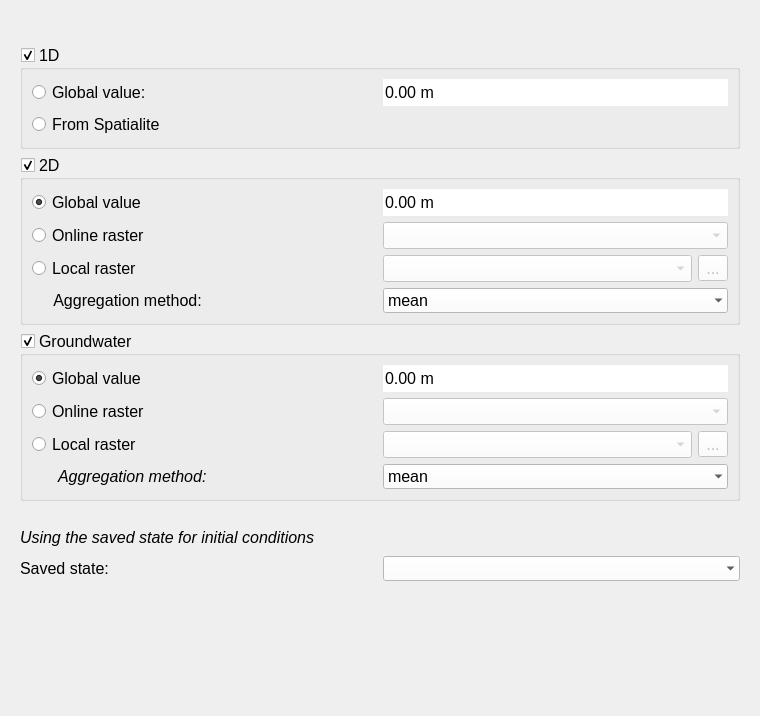
<?xml version="1.0" encoding="UTF-8"?>
<ui version="4.0">
 <class>Form</class>
 <widget class="QWidget" name="Form">
  <property name="geometry">
   <rect>
    <x>0</x>
    <y>0</y>
    <width>760</width>
    <height>716</height>
   </rect>
  </property>
  <property name="minimumSize">
   <size>
    <width>720</width>
    <height>0</height>
   </size>
  </property>
  <property name="palette">
   <palette>
    <active>
     <colorrole role="Button">
      <brush brushstyle="SolidPattern">
       <color alpha="255">
        <red>255</red>
        <green>255</green>
        <blue>255</blue>
       </color>
      </brush>
     </colorrole>
    </active>
    <inactive>
     <colorrole role="Button">
      <brush brushstyle="SolidPattern">
       <color alpha="255">
        <red>255</red>
        <green>255</green>
        <blue>255</blue>
       </color>
      </brush>
     </colorrole>
    </inactive>
    <disabled>
     <colorrole role="Button">
      <brush brushstyle="SolidPattern">
       <color alpha="255">
        <red>255</red>
        <green>255</green>
        <blue>255</blue>
       </color>
      </brush>
     </colorrole>
    </disabled>
   </palette>
  </property>
  <property name="font">
   <font>
    <family>Segoe UI</family>
   </font>
  </property>
  <property name="windowTitle">
   <string>Form</string>
  </property>
  <layout class="QGridLayout" name="gridLayout">
   <item row="0" column="0" colspan="3">
    <layout class="QVBoxLayout" name="svg_lout">
     <property name="bottomMargin">
      <number>0</number>
     </property>
    </layout>
   </item>
   <item row="1" column="0">
    <spacer name="verticalSpacer_2">
     <property name="orientation">
      <enum>Qt::Vertical</enum>
     </property>
     <property name="sizeType">
      <enum>QSizePolicy::Fixed</enum>
     </property>
     <property name="sizeHint" stdset="0">
      <size>
       <width>20</width>
       <height>25</height>
      </size>
     </property>
    </spacer>
   </item>
   <item row="6" column="1">
    <spacer name="verticalSpacer">
     <property name="orientation">
      <enum>Qt::Vertical</enum>
     </property>
     <property name="sizeHint" stdset="0">
      <size>
       <width>20</width>
       <height>40</height>
      </size>
     </property>
    </spacer>
   </item>
   <item row="2" column="0" colspan="3">
    <widget class="QWidget" name="default_init_widget" native="true">
     <property name="minimumSize">
      <size>
       <width>700</width>
       <height>0</height>
      </size>
     </property>
     <layout class="QGridLayout" name="gridLayout_4">
      <item row="2" column="0" colspan="2">
       <widget class="QGroupBox" name="gb_2d">
        <property name="minimumSize">
         <size>
          <width>680</width>
          <height>100</height>
         </size>
        </property>
        <property name="font">
         <font>
          <family>Segoe UI</family>
          <pointsize>12</pointsize>
         </font>
        </property>
        <property name="title">
         <string>2D</string>
        </property>
        <property name="checkable">
         <bool>true</bool>
        </property>
        <layout class="QGridLayout" name="gridLayout_2">
         <item row="5" column="0">
          <widget class="QLabel" name="label_2d_am">
           <property name="minimumSize">
            <size>
             <width>300</width>
             <height>25</height>
            </size>
           </property>
           <property name="font">
            <font>
             <family>Segoe UI</family>
             <pointsize>12</pointsize>
             <italic>false</italic>
            </font>
           </property>
           <property name="text">
            <string>     Aggregation method:</string>
           </property>
          </widget>
         </item>
         <item row="3" column="0">
          <widget class="QRadioButton" name="rb_2d_local_raster">
           <property name="text">
            <string>Local raster</string>
           </property>
          </widget>
         </item>
         <item row="2" column="0">
          <widget class="QRadioButton" name="rb_2d_online_raster">
           <property name="text">
            <string>Online raster</string>
           </property>
          </widget>
         </item>
         <item row="2" column="2">
          <widget class="QComboBox" name="cbo_2d_online_raster">
           <property name="enabled">
            <bool>false</bool>
           </property>
          </widget>
         </item>
         <item row="5" column="2">
          <widget class="QComboBox" name="gb_2d_aggregation">
           <property name="minimumSize">
            <size>
             <width>300</width>
             <height>25</height>
            </size>
           </property>
           <property name="maximumSize">
            <size>
             <width>16777215</width>
             <height>16777215</height>
            </size>
           </property>
           <property name="font">
            <font>
             <family>Segoe UI</family>
             <pointsize>12</pointsize>
            </font>
           </property>
           <property name="styleSheet">
            <string notr="true">QComboBox {background-color:white; selection-background-color: lightgray;}</string>
           </property>
           <property name="frame">
            <bool>false</bool>
           </property>
           <item>
            <property name="text">
             <string>mean</string>
            </property>
           </item>
           <item>
            <property name="text">
             <string>max</string>
            </property>
           </item>
           <item>
            <property name="text">
             <string>min</string>
            </property>
           </item>
          </widget>
         </item>
         <item row="1" column="0">
          <widget class="QRadioButton" name="rb_2d_global_value">
           <property name="text">
            <string>Global value</string>
           </property>
           <property name="checked">
            <bool>true</bool>
           </property>
          </widget>
         </item>
         <item row="1" column="2">
          <widget class="QDoubleSpinBox" name="sp_2d_global_value">
           <property name="minimumSize">
            <size>
             <width>300</width>
             <height>25</height>
            </size>
           </property>
           <property name="maximumSize">
            <size>
             <width>16777215</width>
             <height>16777215</height>
            </size>
           </property>
           <property name="font">
            <font>
             <family>Segoe UI</family>
             <pointsize>12</pointsize>
            </font>
           </property>
           <property name="styleSheet">
            <string notr="true">QDoubleSpinBox {background-color:white; selection-background-color: lightgray;}</string>
           </property>
           <property name="frame">
            <bool>false</bool>
           </property>
           <property name="alignment">
            <set>Qt::AlignLeading|Qt::AlignLeft|Qt::AlignVCenter</set>
           </property>
           <property name="buttonSymbols">
            <enum>QAbstractSpinBox::NoButtons</enum>
           </property>
           <property name="suffix">
            <string> m</string>
           </property>
           <property name="minimum">
            <double>-100000000000000005366162204393472.000000000000000</double>
           </property>
           <property name="maximum">
            <double>100000000000000004764729344.000000000000000</double>
           </property>
          </widget>
         </item>
         <item row="3" column="2">
          <layout class="QHBoxLayout" name="horizontalLayout">
           <property name="bottomMargin">
            <number>0</number>
           </property>
           <item>
            <widget class="QgsMapLayerComboBox" name="cbo_2d_local_raster">
             <property name="enabled">
              <bool>false</bool>
             </property>
             <property name="showCrs">
              <bool>true</bool>
             </property>
            </widget>
           </item>
           <item>
            <widget class="QToolButton" name="btn_browse_2d_local_raster">
             <property name="enabled">
              <bool>false</bool>
             </property>
             <property name="text">
              <string>...</string>
             </property>
            </widget>
           </item>
          </layout>
         </item>
        </layout>
       </widget>
      </item>
      <item row="3" column="0" colspan="2">
       <widget class="QGroupBox" name="gb_gwater">
        <property name="minimumSize">
         <size>
          <width>680</width>
          <height>100</height>
         </size>
        </property>
        <property name="font">
         <font>
          <family>Segoe UI</family>
          <pointsize>12</pointsize>
         </font>
        </property>
        <property name="title">
         <string>Groundwater</string>
        </property>
        <property name="checkable">
         <bool>true</bool>
        </property>
        <property name="checked">
         <bool>true</bool>
        </property>
        <layout class="QGridLayout" name="gridLayout_3">
         <item row="4" column="0">
          <widget class="QLabel" name="label_gwater_am">
           <property name="minimumSize">
            <size>
             <width>300</width>
             <height>25</height>
            </size>
           </property>
           <property name="maximumSize">
            <size>
             <width>16777215</width>
             <height>16777215</height>
            </size>
           </property>
           <property name="font">
            <font>
             <family>Segoe UI</family>
             <pointsize>12</pointsize>
             <italic>true</italic>
            </font>
           </property>
           <property name="text">
            <string>      Aggregation method:</string>
           </property>
          </widget>
         </item>
         <item row="0" column="2">
          <widget class="QDoubleSpinBox" name="sp_gwater_global_value">
           <property name="minimumSize">
            <size>
             <width>300</width>
             <height>25</height>
            </size>
           </property>
           <property name="maximumSize">
            <size>
             <width>16777215</width>
             <height>16777215</height>
            </size>
           </property>
           <property name="font">
            <font>
             <family>Segoe UI</family>
             <pointsize>12</pointsize>
             <kerning>true</kerning>
            </font>
           </property>
           <property name="styleSheet">
            <string notr="true">QDoubleSpinBox {background-color:white; selection-background-color: lightgray;}</string>
           </property>
           <property name="frame">
            <bool>false</bool>
           </property>
           <property name="alignment">
            <set>Qt::AlignLeading|Qt::AlignLeft|Qt::AlignVCenter</set>
           </property>
           <property name="buttonSymbols">
            <enum>QAbstractSpinBox::NoButtons</enum>
           </property>
           <property name="suffix">
            <string> m</string>
           </property>
           <property name="minimum">
            <double>-100000000000000005366162204393472.000000000000000</double>
           </property>
           <property name="maximum">
            <double>1000000000000000013287555072.000000000000000</double>
           </property>
          </widget>
         </item>
         <item row="1" column="0">
          <widget class="QRadioButton" name="rb_gw_online_raster">
           <property name="text">
            <string>Online raster</string>
           </property>
          </widget>
         </item>
         <item row="1" column="2">
          <widget class="QComboBox" name="cbo_gw_online_raster">
           <property name="enabled">
            <bool>false</bool>
           </property>
          </widget>
         </item>
         <item row="0" column="0">
          <widget class="QRadioButton" name="rb_gw_global_value">
           <property name="text">
            <string>Global value</string>
           </property>
           <property name="checked">
            <bool>true</bool>
           </property>
          </widget>
         </item>
         <item row="2" column="0">
          <widget class="QRadioButton" name="rb_gw_local_raster">
           <property name="text">
            <string>Local raster</string>
           </property>
          </widget>
         </item>
         <item row="4" column="2">
          <widget class="QComboBox" name="cb_gwater_aggregation">
           <property name="minimumSize">
            <size>
             <width>300</width>
             <height>25</height>
            </size>
           </property>
           <property name="maximumSize">
            <size>
             <width>16777215</width>
             <height>16777215</height>
            </size>
           </property>
           <property name="font">
            <font>
             <family>Segoe UI</family>
             <pointsize>12</pointsize>
            </font>
           </property>
           <property name="styleSheet">
            <string notr="true">QComboBox {background-color:white; selection-background-color: lightgray;}</string>
           </property>
           <property name="frame">
            <bool>false</bool>
           </property>
           <item>
            <property name="text">
             <string>mean</string>
            </property>
           </item>
           <item>
            <property name="text">
             <string>max</string>
            </property>
           </item>
           <item>
            <property name="text">
             <string>min</string>
            </property>
           </item>
          </widget>
         </item>
         <item row="2" column="2">
          <layout class="QHBoxLayout" name="horizontalLayout_2">
           <item>
            <widget class="QgsMapLayerComboBox" name="cbo_gw_local_raster">
             <property name="enabled">
              <bool>false</bool>
             </property>
            </widget>
           </item>
           <item>
            <widget class="QToolButton" name="btn_browse_gw_local_raster">
             <property name="enabled">
              <bool>false</bool>
             </property>
             <property name="text">
              <string>...</string>
             </property>
            </widget>
           </item>
          </layout>
         </item>
        </layout>
       </widget>
      </item>
      <item row="0" column="0" colspan="2">
       <widget class="QGroupBox" name="gb_1d">
        <property name="font">
         <font>
          <family>Segoe UI</family>
          <pointsize>12</pointsize>
         </font>
        </property>
        <property name="title">
         <string>1D</string>
        </property>
        <property name="checkable">
         <bool>true</bool>
        </property>
        <layout class="QGridLayout" name="gridLayout_7">
         <item row="1" column="0">
          <widget class="QRadioButton" name="rb_d1_dd">
           <property name="text">
            <string>From Spatialite</string>
           </property>
          </widget>
         </item>
         <item row="0" column="1">
          <widget class="QDoubleSpinBox" name="sp_1d_global_value">
           <property name="minimumSize">
            <size>
             <width>300</width>
             <height>25</height>
            </size>
           </property>
           <property name="maximumSize">
            <size>
             <width>16777215</width>
             <height>16777215</height>
            </size>
           </property>
           <property name="font">
            <font>
             <family>Segoe UI</family>
             <pointsize>12</pointsize>
            </font>
           </property>
           <property name="styleSheet">
            <string notr="true">QDoubleSpinBox {background-color:white; selection-background-color: lightgray;}</string>
           </property>
           <property name="frame">
            <bool>false</bool>
           </property>
           <property name="alignment">
            <set>Qt::AlignLeading|Qt::AlignLeft|Qt::AlignVCenter</set>
           </property>
           <property name="buttonSymbols">
            <enum>QAbstractSpinBox::NoButtons</enum>
           </property>
           <property name="prefix">
            <string/>
           </property>
           <property name="suffix">
            <string> m</string>
           </property>
           <property name="minimum">
            <double>-100000000000000005366162204393472.000000000000000</double>
           </property>
           <property name="maximum">
            <double>100000000000000004764729344.000000000000000</double>
           </property>
          </widget>
         </item>
         <item row="0" column="0">
          <widget class="QRadioButton" name="rb_d1_gv">
           <property name="text">
            <string>Global value:</string>
           </property>
          </widget>
         </item>
        </layout>
       </widget>
      </item>
     </layout>
    </widget>
   </item>
   <item row="3" column="0" colspan="3">
    <widget class="QWidget" name="load_conditions_widget" native="true">
     <property name="minimumSize">
      <size>
       <width>700</width>
       <height>70</height>
      </size>
     </property>
     <layout class="QGridLayout" name="gridLayout_5">
      <item row="1" column="0">
       <widget class="QLabel" name="label_8">
        <property name="minimumSize">
         <size>
          <width>300</width>
          <height>25</height>
         </size>
        </property>
        <property name="maximumSize">
         <size>
          <width>16777215</width>
          <height>16777215</height>
         </size>
        </property>
        <property name="font">
         <font>
          <family>Segoe UI</family>
          <pointsize>12</pointsize>
         </font>
        </property>
        <property name="text">
         <string>Saved state:</string>
        </property>
       </widget>
      </item>
      <item row="1" column="1">
       <widget class="QComboBox" name="cb_saved_states">
        <property name="minimumSize">
         <size>
          <width>300</width>
          <height>25</height>
         </size>
        </property>
        <property name="maximumSize">
         <size>
          <width>16777215</width>
          <height>16777215</height>
         </size>
        </property>
        <property name="font">
         <font>
          <family>Segoe UI</family>
          <pointsize>12</pointsize>
         </font>
        </property>
        <property name="styleSheet">
         <string notr="true">QComboBox {background-color:white; selection-background-color: lightgray;}</string>
        </property>
        <property name="frame">
         <bool>false</bool>
        </property>
       </widget>
      </item>
      <item row="0" column="0">
       <widget class="QLabel" name="label_7">
        <property name="minimumSize">
         <size>
          <width>300</width>
          <height>25</height>
         </size>
        </property>
        <property name="maximumSize">
         <size>
          <width>16777215</width>
          <height>16777215</height>
         </size>
        </property>
        <property name="font">
         <font>
          <family>Segoe UI</family>
          <pointsize>12</pointsize>
          <italic>true</italic>
         </font>
        </property>
        <property name="text">
         <string>Using the saved state for initial conditions</string>
        </property>
       </widget>
      </item>
     </layout>
    </widget>
   </item>
  </layout>
 </widget>
 <customwidgets>
  <customwidget>
   <class>QgsMapLayerComboBox</class>
   <extends>QComboBox</extends>
   <header>qgis.gui</header>
  </customwidget>
 </customwidgets>
 <resources/>
 <connections>
  <connection>
   <sender>rb_2d_global_value</sender>
   <signal>toggled(bool)</signal>
   <receiver>sp_2d_global_value</receiver>
   <slot>setEnabled(bool)</slot>
   <hints>
    <hint type="sourcelabel">
     <x>137</x>
     <y>215</y>
    </hint>
    <hint type="destinationlabel">
     <x>731</x>
     <y>215</y>
    </hint>
   </hints>
  </connection>
  <connection>
   <sender>rb_2d_local_raster</sender>
   <signal>toggled(bool)</signal>
   <receiver>cbo_2d_local_raster</receiver>
   <slot>setEnabled(bool)</slot>
   <hints>
    <hint type="sourcelabel">
     <x>142</x>
     <y>280</y>
    </hint>
    <hint type="destinationlabel">
     <x>700</x>
     <y>282</y>
    </hint>
   </hints>
  </connection>
  <connection>
   <sender>rb_2d_online_raster</sender>
   <signal>toggled(bool)</signal>
   <receiver>cbo_2d_online_raster</receiver>
   <slot>setEnabled(bool)</slot>
   <hints>
    <hint type="sourcelabel">
     <x>82</x>
     <y>236</y>
    </hint>
    <hint type="destinationlabel">
     <x>456</x>
     <y>240</y>
    </hint>
   </hints>
  </connection>
  <connection>
   <sender>rb_gw_global_value</sender>
   <signal>toggled(bool)</signal>
   <receiver>sp_gwater_global_value</receiver>
   <slot>setEnabled(bool)</slot>
   <hints>
    <hint type="sourcelabel">
     <x>181</x>
     <y>375</y>
    </hint>
    <hint type="destinationlabel">
     <x>470</x>
     <y>376</y>
    </hint>
   </hints>
  </connection>
  <connection>
   <sender>rb_gw_online_raster</sender>
   <signal>toggled(bool)</signal>
   <receiver>cbo_gw_online_raster</receiver>
   <slot>setEnabled(bool)</slot>
   <hints>
    <hint type="sourcelabel">
     <x>137</x>
     <y>406</y>
    </hint>
    <hint type="destinationlabel">
     <x>474</x>
     <y>408</y>
    </hint>
   </hints>
  </connection>
  <connection>
   <sender>rb_gw_local_raster</sender>
   <signal>toggled(bool)</signal>
   <receiver>cbo_gw_local_raster</receiver>
   <slot>setEnabled(bool)</slot>
   <hints>
    <hint type="sourcelabel">
     <x>255</x>
     <y>452</y>
    </hint>
    <hint type="destinationlabel">
     <x>476</x>
     <y>438</y>
    </hint>
   </hints>
  </connection>
  <connection>
   <sender>rb_2d_local_raster</sender>
   <signal>toggled(bool)</signal>
   <receiver>btn_browse_2d_local_raster</receiver>
   <slot>setEnabled(bool)</slot>
   <hints>
    <hint type="sourcelabel">
     <x>264</x>
     <y>270</y>
    </hint>
    <hint type="destinationlabel">
     <x>721</x>
     <y>272</y>
    </hint>
   </hints>
  </connection>
  <connection>
   <sender>rb_gw_local_raster</sender>
   <signal>toggled(bool)</signal>
   <receiver>btn_browse_gw_local_raster</receiver>
   <slot>setEnabled(bool)</slot>
   <hints>
    <hint type="sourcelabel">
     <x>146</x>
     <y>437</y>
    </hint>
    <hint type="destinationlabel">
     <x>716</x>
     <y>440</y>
    </hint>
   </hints>
  </connection>
 </connections>
</ui>
